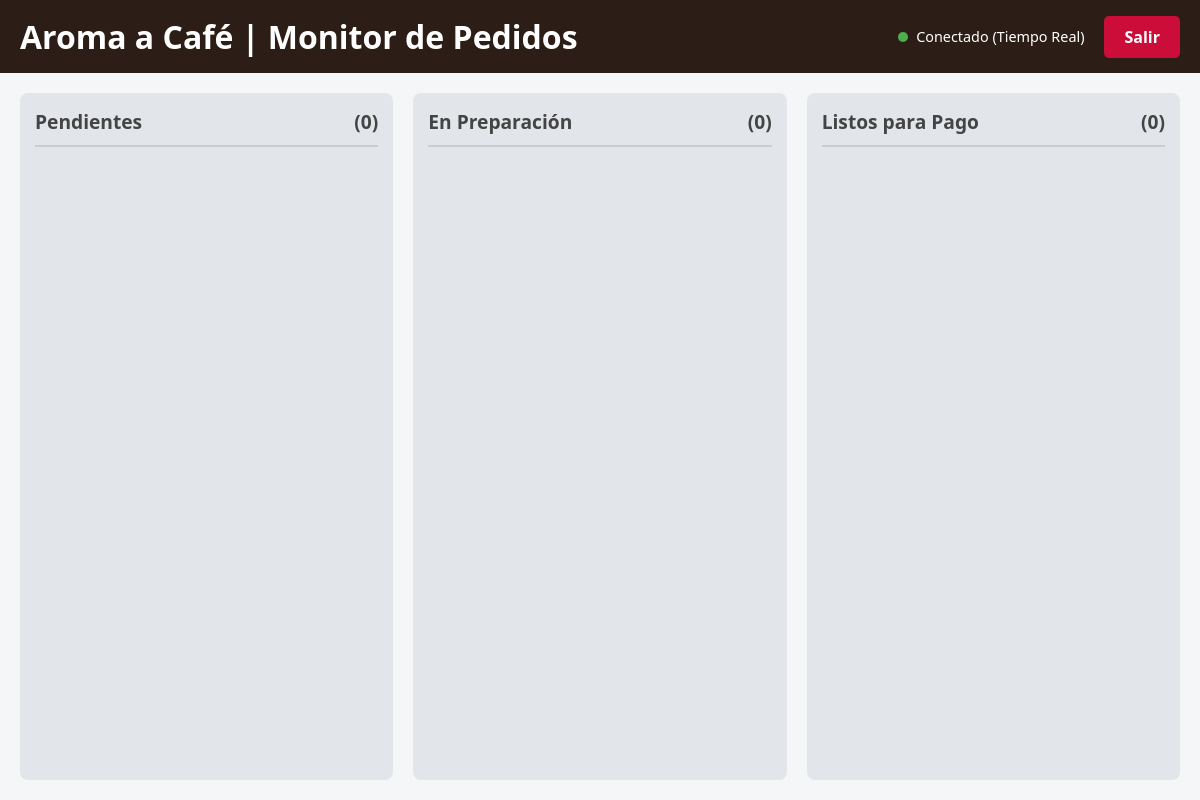
The page /admin_panel/panel_barista.php on the database as committed earlier.
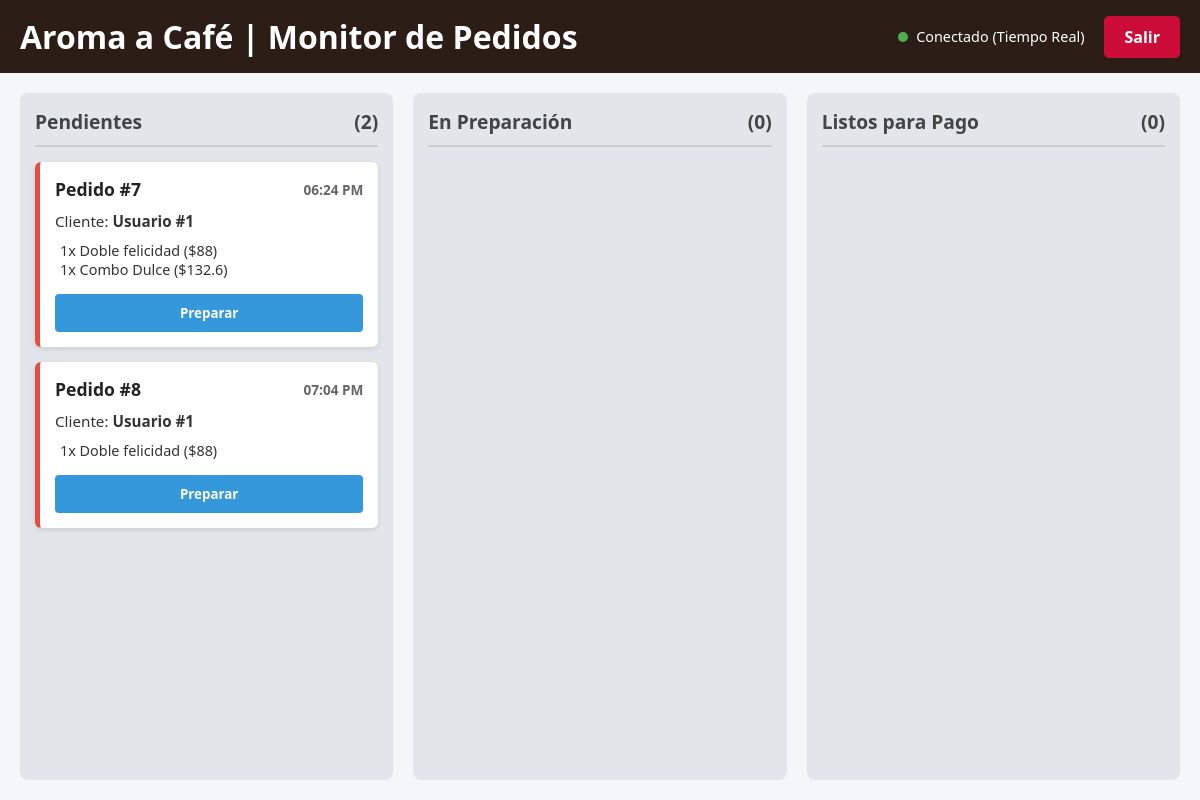
The same page on the database as committed later.
### tables this page shows
CREATE TABLE `pedidos` (
  `id_pedido` int(11) NOT NULL,
  `id_usuario_fk` int(11) DEFAULT NULL,
  `detalle_pedido` text DEFAULT NULL,
  `fecha_pedido` date NOT NULL,
  `fecha_vencimiento` date DEFAULT NULL,
  `clave_retiro` varchar(50) DEFAULT NULL,
  `total` decimal(10,2) NOT NULL,
  `estado` enum('pendiente','entregado','vencido') NOT NULL DEFAULT 'pendiente',
  `fecha_creacion` timestamp NOT NULL DEFAULT current_timestamp()
);

### admin_panel/panel_barista.php (the view, shortened to what this page needs)
<?php
require_once '../config/conexion.php';
function obtenerPedidos($conexion, $estado) {
    $stmt = $conexion->prepare("SELECT * FROM pedidos WHERE LOWER(estado) = LOWER(:estado) ORDER BY fecha_creacion ASC");
    $stmt->execute([':estado' => $estado]);
    return $stmt->fetchAll(PDO::FETCH_ASSOC);
}
$pendientes  = obtenerPedidos($conexion, 'Pendiente');
$preparacion = obtenerPedidos($conexion, 'preparacion');
$listos      = obtenerPedidos($conexion, 'listo');
?>
<!DOCTYPE html>
<html lang="es">
<head>
    <link rel="stylesheet" href="/Proyecto-Cafeteria/css/barista.css">
</head>
<body class="admin-body">
    <header class="barista-header" style="display: flex; justify-content: space-between; align-items: center; padding: 15px 20px;">
        <h1 style="margin: 0;">Aroma a Café | Monitor de Pedidos</h1>
        <div style="display: flex; align-items: center; gap: 20px;">
            <div class="status-indicator">
                <span class="dot pulse"></span> Conectado (Tiempo Real)
            </div>
            <a href="/Proyecto-Cafeteria/admin_panel/productos.php" style="background-color: #cc0c39; color: white; padding: 10px 20px; text-decoration: none; border-radius: 5px; font-weight: bold;">Salir</a>
        </div>
    </header>
    <main class="kanban-board">
        <section class="kanban-column" id="col-pendientes">
            <h2>Pendientes <span>(<?= count($pendientes) ?>)</span></h2>
            <?php foreach ($pendientes as $pedido): ?>
            <article class="order-card alert">
                <header class="order-header">
                    <h3>Pedido #<?= $pedido['id_pedido'] ?></h3>
                    <time><?= date('h:i A', strtotime($pedido['fecha_creacion'])) ?></time>
                </header>
                <div class="order-customer">Cliente: <strong>Usuario #<?= htmlspecialchars($pedido['id_usuario_fk']) ?></strong></div>
                <div class="order-items">
                    <?= nl2br(htmlspecialchars($pedido['detalle_pedido'])) ?>
                </div>
                <form method="POST">
                    <button type="submit" class="btn-action start-btn">Preparar</button>
                </form>
            </article>
            <?php endforeach; ?>
        </section>
        <section class="kanban-column" id="col-preparacion">
            <h2>En Preparación <span>(<?= count($preparacion) ?>)</span></h2>
        </section>
        <section class="kanban-column" id="col-listos">
            <h2>Listos para Pago <span>(<?= count($listos) ?>)</span></h2>
        </section>
    </main>
</body>
</html>

### css/barista.css (style rules this page uses)
* { margin: 0; padding: 0; box-sizing: border-box; font-family: 'Segoe UI', Tahoma, Geneva, Verdana, sans-serif; }
.admin-body { background-color: #f4f6f8; color: #333; height: 100vh; display: flex; flex-direction: column; }
.barista-header { background-color: #2c1e16; color: white; padding: 1rem 2rem; display: flex; justify-content: space-between; align-items: center; }
.status-indicator { font-size: 0.9rem; display: flex; align-items: center; gap: 8px; }
.dot { height: 10px; width: 10px; background-color: #4CAF50; border-radius: 50%; display: inline-block; }
.kanban-board { display: grid; grid-template-columns: repeat(3, 1fr); gap: 20px; padding: 20px; flex-grow: 1; overflow-y: hidden; }
.kanban-column { background-color: #e2e6ea; border-radius: 8px; padding: 15px; display: flex; flex-direction: column; gap: 15px; overflow-y: auto; }
.kanban-column h2 { font-size: 1.2rem; color: #444; border-bottom: 2px solid #ccc; padding-bottom: 10px; display: flex; justify-content: space-between; }
.order-card { background-color: white; border-radius: 6px; padding: 15px; box-shadow: 0 2px 5px rgba(0,0,0,0.1); border-left: 5px solid #ccc; }
.order-card.alert { border-left-color: #e74c3c; }
.order-header { display: flex; justify-content: space-between; align-items: center; margin-bottom: 10px; }
.order-header h3 { font-size: 1.1rem; color: #222; }
.order-header time { font-size: 0.85rem; color: #666; font-weight: bold; }
.order-customer { font-size: 0.95rem; margin-bottom: 10px; }
.order-items { list-style-type: none; margin-bottom: 15px; padding-left: 5px; font-size: 0.9rem; }
.btn-action { width: 100%; padding: 10px; border: none; border-radius: 4px; font-weight: bold; cursor: pointer; transition: background 0.2s; }
.start-btn { background-color: #3498db; color: white; }

Rows that differ between the two databases and show on the page:
added pedidos: id_pedido "7", fecha_creacion "06:24 PM", id_usuario_fk "1", detalle_pedido "1x Doble felicidad ($88) 1x Combo Dulce ($132.6)"
added pedidos: id_pedido "8", fecha_creacion "07:04 PM", id_usuario_fk "1", detalle_pedido "1x Doble felicidad ($88)"
Other text that changed with them:
count($pendientes): "0" → "2"
